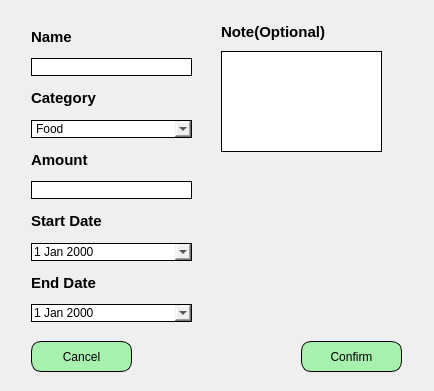
<?xml version="1.0" encoding="UTF-8"?>
<ui version="4.0">
 <class>Dialog</class>
 <widget class="QDialog" name="Dialog">
  <property name="geometry">
   <rect>
    <x>0</x>
    <y>0</y>
    <width>434</width>
    <height>391</height>
   </rect>
  </property>
  <property name="windowTitle">
   <string>Dialog</string>
  </property>
  <property name="styleSheet">
   <string notr="true">#frame{
background-color:transparent;
}

#confirm_btn{
background-color:#A7F0AE;
border-radius: 10px;
border: 1px solid black;
}
#cancel_btn{
background-color:#A7F0AE;
border-radius: 10px;
border: 1px solid black;
}
#amount_entry,#note_entry,#name_entry,#endDate_entry,#startDate_entry,#category_comboBox{
border: 1px solid black;
}
</string>
  </property>
  <layout class="QVBoxLayout" name="verticalLayout_2">
   <item>
    <widget class="QFrame" name="frame">
     <property name="frameShape">
      <enum>QFrame::StyledPanel</enum>
     </property>
     <property name="frameShadow">
      <enum>QFrame::Raised</enum>
     </property>
     <widget class="QPushButton" name="cancel_btn">
      <property name="geometry">
       <rect>
        <x>20</x>
        <y>330</y>
        <width>101</width>
        <height>31</height>
       </rect>
      </property>
      <property name="text">
       <string>Cancel</string>
      </property>
     </widget>
     <widget class="QPushButton" name="confirm_btn">
      <property name="geometry">
       <rect>
        <x>290</x>
        <y>330</y>
        <width>101</width>
        <height>31</height>
       </rect>
      </property>
      <property name="text">
       <string>Confirm</string>
      </property>
     </widget>
     <widget class="QLabel" name="label_5">
      <property name="geometry">
       <rect>
        <x>210</x>
        <y>10</y>
        <width>141</width>
        <height>21</height>
       </rect>
      </property>
      <property name="font">
       <font>
        <pointsize>11</pointsize>
        <bold>true</bold>
       </font>
      </property>
      <property name="text">
       <string>Note(Optional)</string>
      </property>
     </widget>
     <widget class="QTextEdit" name="note_entry">
      <property name="geometry">
       <rect>
        <x>210</x>
        <y>40</y>
        <width>161</width>
        <height>101</height>
       </rect>
      </property>
     </widget>
     <widget class="QLabel" name="label_6">
      <property name="geometry">
       <rect>
        <x>180</x>
        <y>160</y>
        <width>211</width>
        <height>21</height>
       </rect>
      </property>
      <property name="text">
       <string/>
      </property>
     </widget>
     <widget class="QWidget" name="layoutWidget">
      <property name="geometry">
       <rect>
        <x>20</x>
        <y>10</y>
        <width>161</width>
        <height>301</height>
       </rect>
      </property>
      <layout class="QVBoxLayout" name="verticalLayout">
       <item>
        <widget class="QLabel" name="label_2">
         <property name="font">
          <font>
           <pointsize>11</pointsize>
           <bold>true</bold>
          </font>
         </property>
         <property name="text">
          <string>Name</string>
         </property>
        </widget>
       </item>
       <item>
        <widget class="QLineEdit" name="name_entry"/>
       </item>
       <item>
        <widget class="QLabel" name="label">
         <property name="font">
          <font>
           <pointsize>11</pointsize>
           <bold>true</bold>
          </font>
         </property>
         <property name="text">
          <string>Category</string>
         </property>
        </widget>
       </item>
       <item>
        <widget class="QComboBox" name="category_comboBox">
         <item>
          <property name="text">
           <string>Food</string>
          </property>
         </item>
         <item>
          <property name="text">
           <string>Entertainment</string>
          </property>
         </item>
         <item>
          <property name="text">
           <string>Transport</string>
          </property>
         </item>
         <item>
          <property name="text">
           <string>Education</string>
          </property>
         </item>
         <item>
          <property name="text">
           <string>Healthcare</string>
          </property>
         </item>
         <item>
          <property name="text">
           <string>Bill</string>
          </property>
         </item>
         <item>
          <property name="text">
           <string>Saving</string>
          </property>
         </item>
         <item>
          <property name="text">
           <string>Investment</string>
          </property>
         </item>
         <item>
          <property name="text">
           <string>Shopping</string>
          </property>
         </item>
         <item>
          <property name="text">
           <string>Utilities/Other</string>
          </property>
         </item>
        </widget>
       </item>
       <item>
        <widget class="QLabel" name="label_3">
         <property name="font">
          <font>
           <pointsize>11</pointsize>
           <bold>true</bold>
          </font>
         </property>
         <property name="text">
          <string>Amount</string>
         </property>
        </widget>
       </item>
       <item>
        <widget class="QLineEdit" name="amount_entry"/>
       </item>
       <item>
        <widget class="QLabel" name="label_7">
         <property name="font">
          <font>
           <pointsize>11</pointsize>
           <bold>true</bold>
          </font>
         </property>
         <property name="text">
          <string>Start Date</string>
         </property>
        </widget>
       </item>
       <item>
        <widget class="QDateEdit" name="startDate_entry">
         <property name="font">
          <font>
           <bold>false</bold>
          </font>
         </property>
         <property name="locale">
          <locale language="English" country="UnitedStates"/>
         </property>
         <property name="calendarPopup">
          <bool>true</bool>
         </property>
        </widget>
       </item>
       <item>
        <widget class="QLabel" name="label_4">
         <property name="font">
          <font>
           <pointsize>11</pointsize>
           <bold>true</bold>
          </font>
         </property>
         <property name="text">
          <string>End Date</string>
         </property>
        </widget>
       </item>
       <item>
        <widget class="QDateEdit" name="endDate_entry">
         <property name="locale">
          <locale language="English" country="UnitedStates"/>
         </property>
         <property name="calendarPopup">
          <bool>true</bool>
         </property>
        </widget>
       </item>
      </layout>
     </widget>
    </widget>
   </item>
  </layout>
 </widget>
 <resources/>
 <connections/>
</ui>
